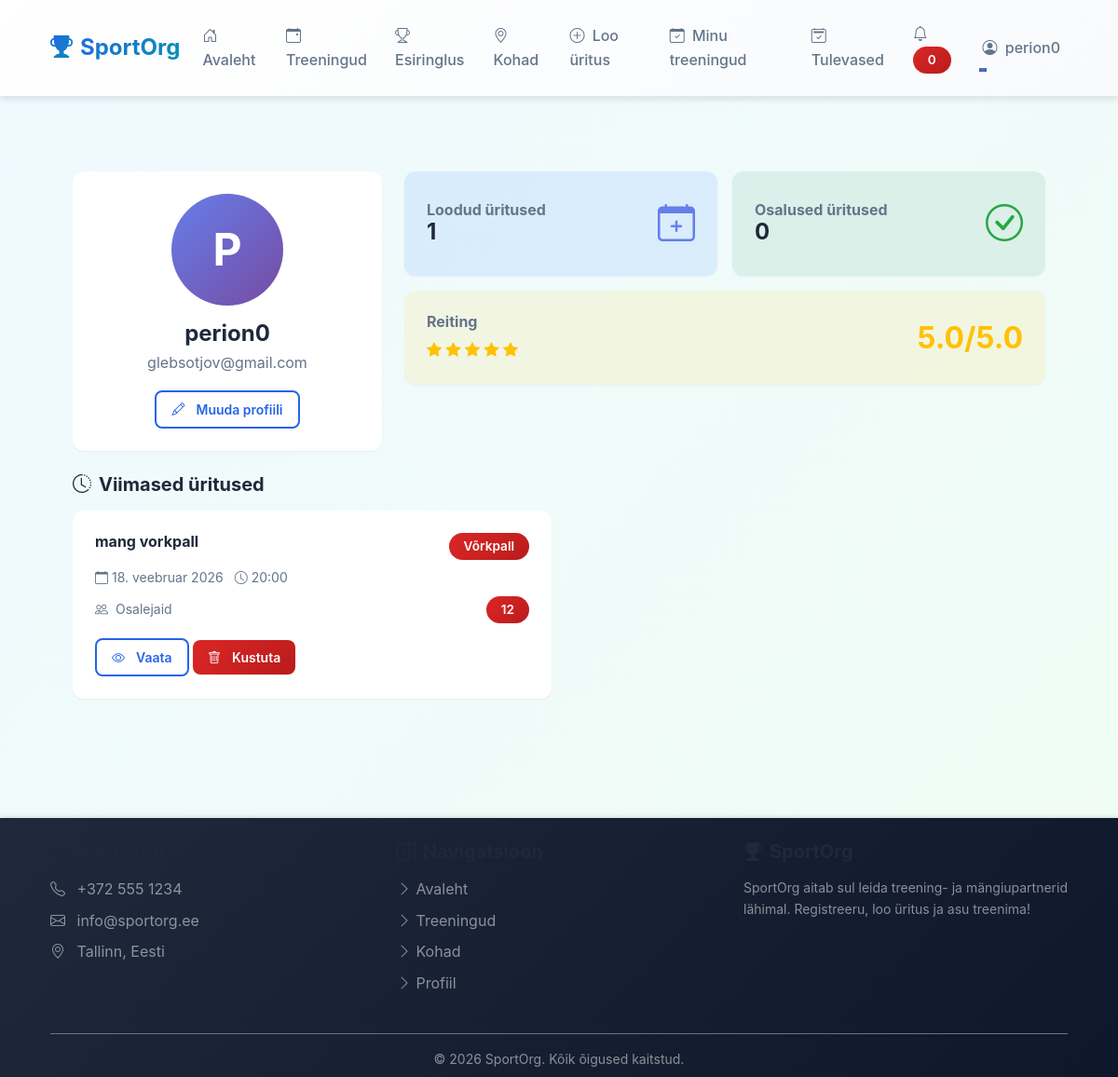
Before: /src/pages/user/profile.php (signed in) with the older database file.
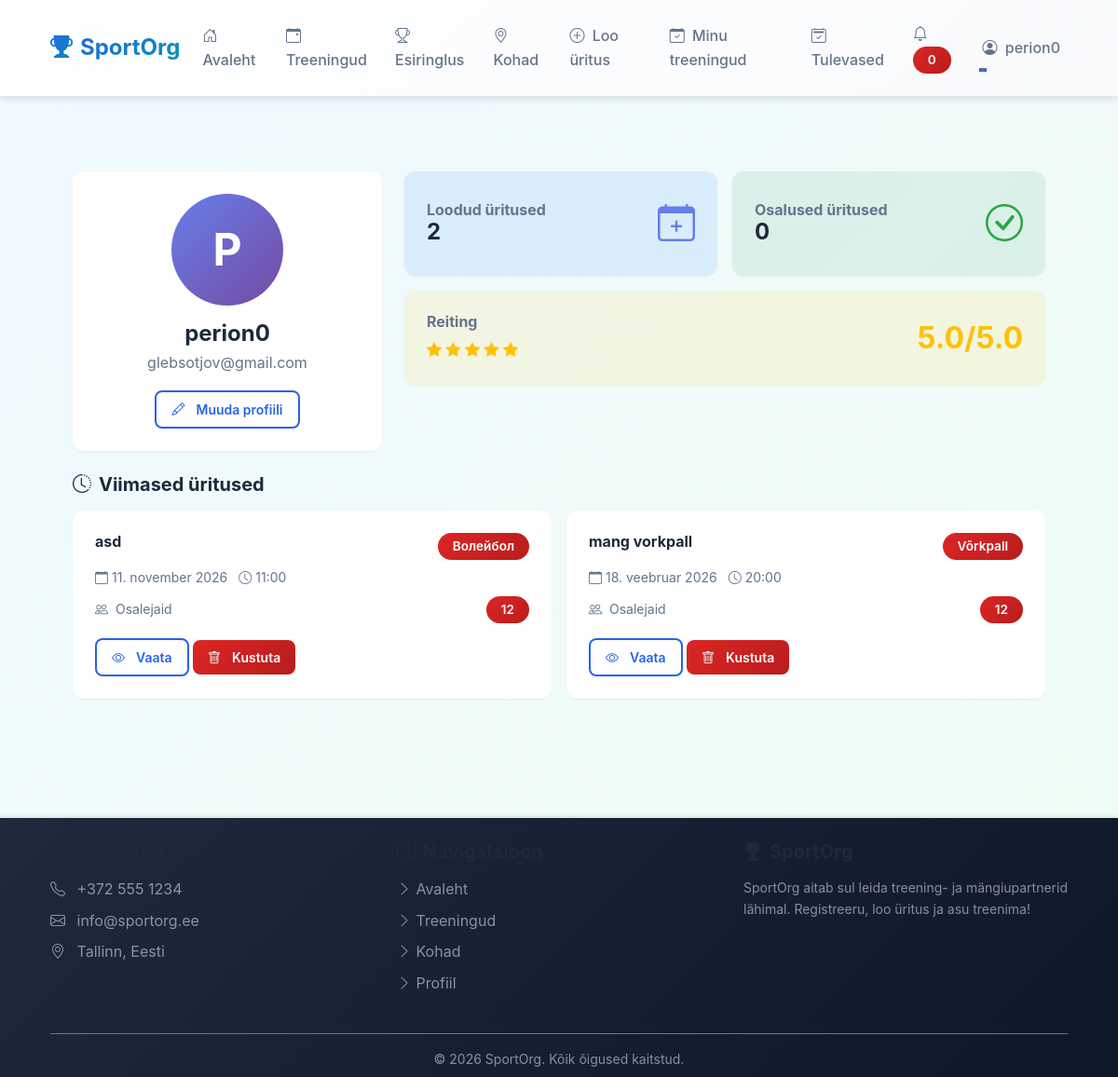
After: the same page with the newer database file.
### tables this page shows
CREATE TABLE events (
        id INTEGER PRIMARY KEY AUTOINCREMENT,
        title TEXT NOT NULL,
        description TEXT,
        sport_type TEXT NOT NULL,
        location_id INTEGER,
        creator_id INTEGER NOT NULL,
        event_date DATE NOT NULL,
        event_time TIME NOT NULL,
        duration INTEGER DEFAULT 120,
        max_participants INTEGER NOT NULL,
        current_participants INTEGER DEFAULT 1,
        skill_level TEXT NOT NULL,
        status TEXT DEFAULT 'active',
        created_at DATETIME DEFAULT CURRENT_TIMESTAMP, "duration_minutes", "reminder_sent",
        FOREIGN KEY (location_id) REFERENCES locations(id) ON DELETE SET NULL,
        FOREIGN KEY (creator_id) REFERENCES users(id) ON DELETE CASCADE
    );

### src/helpers/functions.php (called while the page is built, shortened)
<?php
function getCurrentUser() {
    return $_SESSION['user'] ?? null;
}
function clean($data) {
    return htmlspecialchars($data, ENT_QUOTES, 'UTF-8');
}
function formatDateEt($date) {
    $months = [
        'jaanuar', 'veebruar', 'märts', 'aprill', 'mai', 'juuni',
        'juuli', 'august', 'september', 'oktoober', 'november', 'detsember'
    ];
    $timestamp = strtotime($date);
    $day = date('d', $timestamp);
    $month = $months[(int)date('m', $timestamp) - 1];
    $year = date('Y', $timestamp);
    return "$day. $month $year";
}
?>

### src/services/AnalyticsService.php (called while the page is built, shortened)
<?php
class AnalyticsService {
    private $pdo;
    public function __construct($pdo) {
        $this->pdo = $pdo;
    }
    public function getUserStats($userId) {
        $stats = [];
        $stmt = $this->pdo->prepare("SELECT COUNT(*) as cnt FROM game_participants WHERE user_id = ? AND rsvp_status = 'going'");
        $stmt->execute([$userId]);
        $stats['games_attended'] = $stmt->fetch()['cnt'];
        $stmt = $this->pdo->prepare("SELECT COUNT(*) as cnt FROM events WHERE creator_id = ?");
        $stmt->execute([$userId]);
        $stats['games_organized'] = $stmt->fetch()['cnt'];
        $stmt = $this->pdo->prepare("SELECT COUNT(*) as cnt FROM game_participants WHERE user_id = ? AND rsvp_status = 'going' AND event_id IN (SELECT id FROM events WHERE status = 'finished')");
        $stmt->execute([$userId]);
        $attended = $stmt->fetch()['cnt'];
        $stats['attendance_rate'] = $stats['games_attended'] > 0 ? round(($attended / $stats['games_attended']) * 100, 1) : 0;
        $stmt = $this->pdo->prepare("SELECT reliability_rating FROM users WHERE id = ?");
        $stmt->execute([$userId]);
        $stats['reliability_rating'] = $stmt->fetch()['reliability_rating'] ?? 5.0;
        return $stats;
    }
}
?>

### src/config/bootstrap.php (called while the page is built, shortened)
<?php
$rootDir = dirname(__DIR__, 2);
require_once $rootDir . '/src/helpers/functions.php';
if (!function_exists('fetchAll')) {
    function fetchAll($pdo, $sql, $params = []) {
        $stmt = $pdo->prepare($sql);
        $stmt->execute($params);
        return $stmt->fetchAll();
    }
}
?>

### src/pages/user/profile.php (the view, shortened to what the changed rows need)
<?php
require_once dirname(__DIR__, 3) . '/src/config/bootstrap.php';
require_once BASE_PATH . '/src/services/AnalyticsService.php';
$user = getCurrentUser();
$analyticsService = new AnalyticsService($pdo);
$stats = $analyticsService->getUserStats($user['id']);
$totalEvents = $stats['games_organized'];
$userRating = $user['reliability_rating'] ?? 5.0;
$recentEvents = fetchAll($pdo,
    "SELECT e.* FROM events e WHERE e.creator_id = ? ORDER BY e.event_date DESC LIMIT 5",
    [$user['id']]
);
require_once BASE_PATH . '/src/components/Header.php';
?>
<div class="container py-4">
    <div class="row mb-4">
        <div class="col-md-8">
            <div class="row g-3">
                <div class="col-md-6">
                    <div class="card bg-primary bg-opacity-10 border-0 shadow-sm">
                        <div class="card-body">
                            <div class="d-flex align-items-center">
                                <div class="flex-grow-1">
                                    <h6 class="text-muted mb-0">Loodud üritused</h6>
                                    <h3 class="mb-0"><?php echo $totalEvents; ?></h3>
                                </div>
                            </div>
                        </div>
                    </div>
                </div>
                <div class="col-md-12">
                    <div class="card bg-warning bg-opacity-10 border-0 shadow-sm">
                        <div class="card-body">
                            <div class="d-flex align-items-center justify-content-between">
                                <div>
                                    <div class="mt-2">
                                        <?php
                                        $rating = $userRating;
                                        for ($i = 0; $i < 5; $i++):
                                            if ($i < round($rating)): ?>
                                                <i class="bi bi-star-fill" style="color: #ffc107;"></i>
                                            <?php else: ?>
                                                <i class="bi bi-star" style="color: #ffc107;"></i>
                                            <?php endif;
                                        endfor;
                                        ?>
                                    </div>
                                </div>
                            </div>
                        </div>
                    </div>
                </div>
            </div>
        </div>
    </div>
    <?php if (!empty($recentEvents)): ?>
    <div class="row">
        <div class="col-md-12">
            <div class="row g-3">
                <?php foreach ($recentEvents as $event): ?>
                    <div class="col-md-6">
                        <div class="card h-100 shadow-sm">
                            <div class="card-body">
                                <div class="d-flex justify-content-between align-items-start mb-2">
                                    <h6 class="card-title mb-0"><?php echo clean($event['title']); ?></h6>
                                    <span class="badge bg-info"><?php echo clean($event['sport_type']); ?></span>
                                </div>
                                <p class="text-muted small mb-2">
                                    <i class="bi bi-calendar me-1"></i><?php echo formatDateEt($event['event_date']); ?>
                                    <i class="bi bi-clock ms-2 me-1"></i><?php echo $event['event_time']; ?>
                                </p>
                                <div class="d-flex justify-content-between align-items-center">
                                    <small class="text-muted">
                                        <i class="bi bi-people me-1"></i>
                                        Osalejaid
                                    </small>
                                    <span class="badge bg-secondary"><?php echo $event['max_participants']; ?></span>
                                </div>
                                <div class="mt-3">
                                    <a href="/events/view?id=<?php echo $event['id']; ?>" class="btn btn-sm btn-outline-primary">
                                        <i class="bi bi-eye me-1"></i>Vaata
                                    </a>
                                    <button type="button" class="btn btn-sm btn-danger" onclick="return deleteEvent(<?php echo (int)$event['id']; ?>)">
                                        <i class="bi bi-trash me-1"></i>Kustuta
                                    </button>
                                </div>
                            </div>
                        </div>
                    </div>
                <?php endforeach; ?>
            </div>
        </div>
    </div>
    <?php endif; ?>
</div>
<?php require_once BASE_PATH . '/src/components/Footer.php'; ?>

Changed rows visible on the page:
added events: title "asd", sport_type "Волейбол", event_date "11. november 2026", event_time "11:00", max_participants "12"
Other visible differences:
$totalEvents: "1" → "2"
